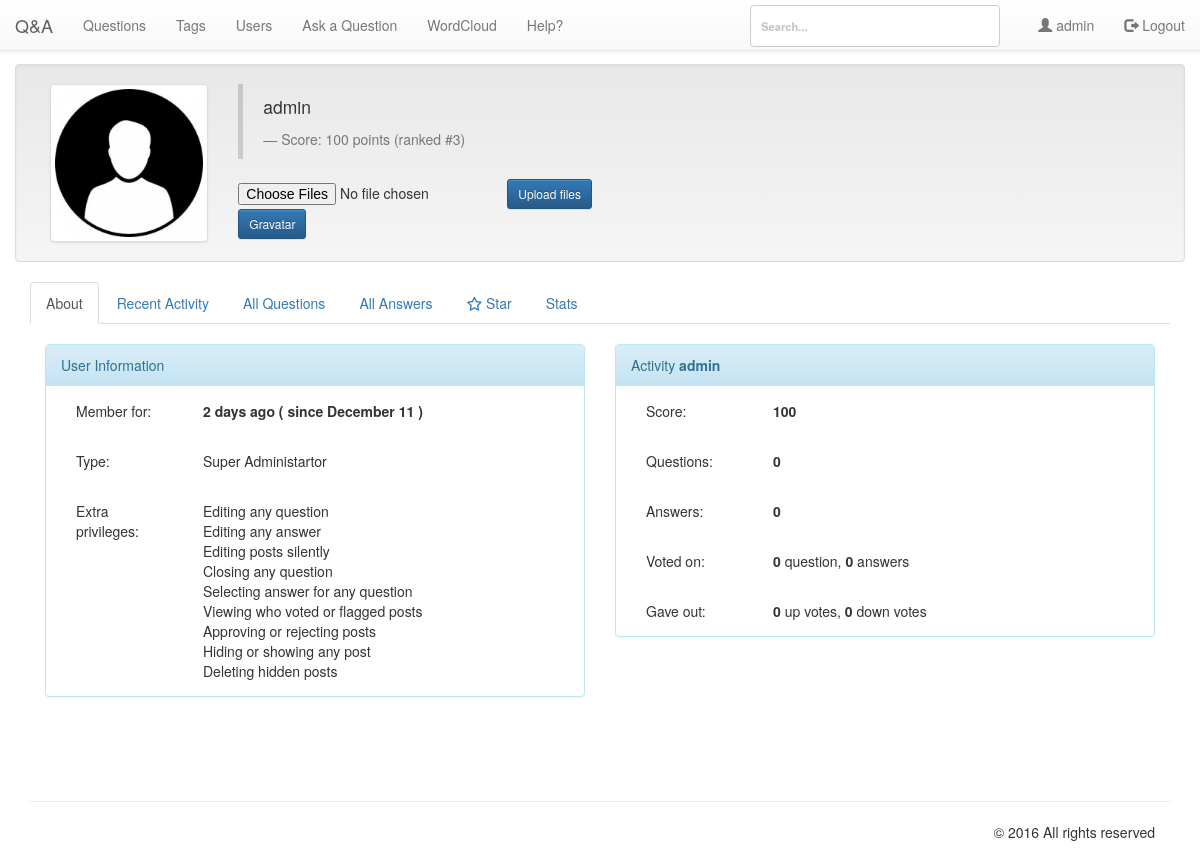
The page /pages/profile.php (signed in) on the database its author committed.
### tables this page shows
CREATE TABLE `qa_users` (
  `userid` int(10) UNSIGNED NOT NULL,
  `created` datetime NOT NULL,
  `email` varchar(80) NOT NULL,
  `handle` varchar(20) NOT NULL,
  `avatarblobid` bigint(20) UNSIGNED DEFAULT NULL,
  `avatarwidth` smallint(5) UNSIGNED DEFAULT NULL,
  `avatarheight` smallint(5) UNSIGNED DEFAULT NULL,
  `passcheck` text,
  `loggedin` datetime NOT NULL
);

CREATE TABLE `qa_blobs` (
  `blobid` bigint(20) UNSIGNED NOT NULL,
  `filename` varchar(255) DEFAULT NULL,
  `userid` int(10) UNSIGNED NOT NULL,
  `gravatar` tinyint(1) NOT NULL,
  `created` datetime DEFAULT NULL
);

CREATE TABLE `qa_userpoints` (
  `userid` int(10) UNSIGNED NOT NULL,
  `points` int(11) NOT NULL DEFAULT '0',
  `qposts` mediumint(9) NOT NULL DEFAULT '0',
  `aposts` mediumint(9) NOT NULL DEFAULT '0',
  `cposts` mediumint(9) NOT NULL DEFAULT '0',
  `aselects` mediumint(9) NOT NULL DEFAULT '0',
  `aselecteds` mediumint(9) NOT NULL DEFAULT '0',
  `qupvotes` mediumint(9) NOT NULL DEFAULT '0',
  `qdownvotes` mediumint(9) NOT NULL DEFAULT '0',
  `aupvotes` mediumint(9) NOT NULL DEFAULT '0',
  `adownvotes` mediumint(9) NOT NULL DEFAULT '0',
  `qvoteds` int(11) NOT NULL DEFAULT '0',
  `avoteds` int(11) NOT NULL DEFAULT '0',
  `upvoteds` int(11) NOT NULL DEFAULT '0',
  `downvoteds` int(11) NOT NULL DEFAULT '0',
  `bonus` int(11) NOT NULL DEFAULT '0'
);

### db/db.php (called while the page is built, shortened)
<?php
class Db {
	protected static $connection;
	public function connect() {
		if(!isset(self::$connection)) {
			self::$connection = new mysqli('localhost','admin','M0n@rch$','cs518');
		}
		return self::$connection;
	}
	public function query($query) {
		$connection = $this -> connect();
		$result = $connection -> query($query);
		return $result;
	}
	public function select($query) {
		$rows = array();
		$result = $this -> query($query);
		while ($row = $result -> fetch_assoc()) {
			$rows[] = $row;
		}
		return $rows;
	}
}

### app/time.php (called while the page is built)
<?php
function time_elapsed_string($datetime, $full = false) {
    $now = new DateTime;
    $ago = new DateTime($datetime);
    $diff = $now->diff($ago);
    $diff->w = floor($diff->d / 7);
    $diff->d -= $diff->w * 7;
    $string = array(
        'y' => 'year',
        'm' => 'month',
        'w' => 'week',
        'd' => 'day',
        'h' => 'hour',
        'i' => 'minute',
        's' => 'second',
    );
    foreach ($string as $k => &$v) {
        if ($diff->$k) {
            $v = $diff->$k . ' ' . $v . ($diff->$k > 1 ? 's' : '');
        } else {
            unset($string[$k]);
        }
    }
    if (!$full) $string = array_slice($string, 0, 1);
    return $string ? implode(', ', $string) . ' ago' : 'just now';
}
?>

### pages/profile.php (the view, shortened to what this page needs)
<?php
include ("header.php");
include ("navbar.php");
include_once $_SERVER['DOCUMENT_ROOT'].'/db/db.php';
include $_SERVER['DOCUMENT_ROOT'].'/app/time.php';
$config["upload_url"] = '/img/uploads/';
$connection = new Db();
$sql = $connection -> select("SELECT `avatarblobid`,`filename`,`qa_users`.`created`, `gravatar` FROM `qa_users` INNER JOIN `qa_blobs` ON `qa_users`.`avatarblobid` = `qa_blobs`.`blobid` WHERE `qa_users`.`userid`=".$_SESSION['userid'].";");
$points = $connection -> select("SELECT * FROM `qa_userpoints` WHERE `userid`=".$_SESSION['userid']." ORDER BY `points` DESC;");
foreach ($points as $key => $value) {
  $totalpoints = $value['points'];
  $qposts = $value['qposts'];
  $aposts = $value['aposts'];
  $qvoteds = $value['qvoteds'];
  $avoteds = $value['avoteds'];
  $upvoteds = $value['upvoteds'];
  $downvoteds = $value['downvoteds'];
}
?>
<div class="container">
  <div class="row">
    <div class="col-md-4 col-md-offset-4">
    </div>
  </div>
    <div class="row clearfix well">
		<div class="col-md-2 column" id="imagediv">
      <?php
        foreach ($sql as $key => $value) {
          $created = $value['created'];
          $gravatar = $value['gravatar'];
          if ($gravatar == 0) {
            echo '<img src="'.$config["upload_url"].$value['filename'].'" class="img-thumbnail" title="'.$_SESSION['name'].'" />';
          } else {
            echo '<img src="'.$value['filename'].'" class="img-thumbnail" title="'.$_SESSION['name'].'" style="width:158px;height:158px;" />';
          }
        }
    ?>
		</div>
		<div class="col-md-5">
			<blockquote>
				<p>
<?php echo $_SESSION['name']; ?>
            </p> <small>Score: 	<?php echo $totalpoints; ?> points (ranked #3)</small>
			</blockquote>
      <form action="../app/process.php" method="post" enctype="multipart/form-data" id="upload_form">
          <div class="form-inline">
   <div class="form-group">
     <input type="file" name="__files[]" multiple>
   </div>
   <input type="submit" class="btn btn-sm btn-primary" name="__submit__" value="Upload files"/>
 </div>
      </form>
      <form action="gravatar.php" method="post" enctype="multipart/form-data" id="gravatar_form">
        <?php if ($gravatar == 0): ?>
          <input type="submit" class="btn btn-sm btn-primary" name="__submit__"/ value="Gravatar">
        <?php else: ?>
          <input type="hidden" name="type" value="reset">
          <input type="submit" class="btn btn-sm btn-danger pull-right" name="__submit__" value="Reset"/>
        <?php endif; ?>
      </form>
		</div>
	</div>
	<div class="row clearfix">
		<div class="col-md-12 column">
			<div class="tabbable" id="tabs-444468">
				<ul class="nav nav-tabs">
					<li class="active">
						<a href="#panel-200304" data-toggle="tab">About</a>
					</li>
					<li>
						<a href="#panel-567647" data-toggle="tab">Recent Activity</a>
					</li>
          <li>
						<a href="#panel-567648" data-toggle="tab">All Questions</a>
					</li>
          <li>
						<a href="#panel-567649" data-toggle="tab">All Answers</a>
					</li>
          <li>
						<a href="#starcloud" data-toggle="tab"><i class="fa fa-star-o" aria-hidden="true"></i> Star</a></a>
					</li>
          <?php
            if ($_SESSION['name'] == 'admin') {?>
              <li>
                <a href="#panel-567650" data-toggle="tab">Stats</a>
              </li>          <?php  }?>
				</ul>
				<div class="tab-content">
					<div class="tab-pane active" id="panel-200304">
            <br/>
						 <div class="row">
                			<div class="col-md-12 column">
                        <div class="col-md-6">
                          <div class="panel panel-info">
                            <div class="panel-heading">User Information</div>
                            <div class="panel-body"><div class="col-md-3">
                              Member for:
                            </div>
                            <div class="col-md-6">
                              <strong><?php
                              $dt = new DateTime($created);
                               $dt->format('F d');
                              echo time_elapsed_string($created)." ( since ".$dt->format('F d')." )"; ?> </strong>
                            </div></div>
                            <div class="panel-body"><div class="col-md-3">
                              Type:
                            </div><div class="col-md-6">
                              <?php
                              $retVal = ($_SESSION['name'] == 'admin') ? "Super Administartor" : "Registered user" ;
                              echo $retVal;
                              ?>
                            </div>
                          </div><?php if ($_SESSION['name'] == 'admin') { ?>
                            <div class="panel-body"><div class="col-md-3">
                              Extra privileges:
                            </div><div class="col-md-6">
                              Editing any question<br />
Editing any answer<br />
Editing posts silently<br />
Closing any question<br />
Selecting answer for any question<br />
Viewing who voted or flagged posts<br />
Approving or rejecting posts<br />
Hiding or showing any post<br />
Deleting hidden posts<br />
                            </div>
                          </div><?php  } ?>
                          </div>
                        </div>
                        <div class="col-md-6">
                          <div class="panel panel-info">
                               <div class="panel-heading">Activity <strong><?php echo $_SESSION['name'];?></strong></div>
                               <div class="panel-body"><div class="col-md-3">
                                 Score:
                               </div>
                               <div class="col-md-6">
                                 <strong><?php echo $totalpoints; ?>  </strong>
                               </div>
                             </div>
                             <div class="panel-body"><div class="col-md-3">
                               Questions:
                             </div>
                             <div class="col-md-6">
                               <strong><?php echo $qposts; ?>  </strong>
                             </div>
                           </div>
                           <div class="panel-body"><div class="col-md-3">
                             Answers:
                           </div>
                           <div class="col-md-6">
                             <strong><?php echo $aposts; ?> </strong>
                           </div>
                         </div>
                         <div class="panel-body"><div class="col-md-3">
                            Voted on:
                         </div>
                         <div class="col-md-6">
                           <strong><?php echo $qvoteds; ?> </strong> question, <strong> <?php echo $avoteds; ?></strong> answers
                         </div>
                       </div>
                       <div class="panel-body"><div class="col-md-3">
                         Gave out:
                       </div>
                       <div class="col-md-6">
                         <strong><?php echo $upvoteds; ?> </strong> up votes, <strong> <?php echo $downvoteds; ?></strong> down votes
                       </div>
                     </div>
                             </div>
                        </div>
            				</div>
            			</div>
					</div>
				</div>
			</div>
		</div>
	</div>
</div>
<?php
include 'footer.php';
 ?>

### pages/header.php (shortened to what this page needs)
<!DOCTYPE html>
<html lang="en">
  <head>
    <link rel="stylesheet" href="/css/style.css">
    <link rel="stylesheet" type="text/css" href="/css/demo.css" />
    <link rel="stylesheet" type="text/css" href="/css/component.css" />
    <link href="/css/tag-basic-style.css" rel="stylesheet">
<link rel="stylesheet" href="https://maxcdn.bootstrapcdn.com/bootstrap/3.3.7/css/bootstrap.min.css">
<link rel="stylesheet" href="https://maxcdn.bootstrapcdn.com/bootstrap/3.3.7/css/bootstrap-theme.min.css">
  </head>
  <body>

### pages/navbar.php (shortened to what this page needs)
<nav class="navbar navbar-default navbar-fixed-top">
  <div class="container-fluid">
    <div class="navbar-header">
      <a class="navbar-brand" href="/index.php">Q&A</a>
    </div>
    <div class="collapse navbar-collapse" id="bs-example-navbar-collapse-1">
      <ul class="nav navbar-nav">
        <li><a href="/pages/questions.php">Questions </a></li>
        <li><a href="/pages/tags.php">Tags</a></li>
        <li><a href="/pages/users.php">Users</a></li>
        <li><a href="/pages/ask.php">Ask a Question</a></li>
        <li><a href="/pages/words.php">WordCloud</a></li>
        <li><a data-toggle="modal" data-target=".firstModal">Help?</a></li>
      </ul>
      <?php
      if (empty($_SESSION['name'])){
    echo  '<ul class="nav navbar-nav navbar-right">
        <li><a href="/pages/login.php"><i class="fa fa-user" aria-hidden="true"></i>
 Login</a></li>
      </ul>';
    }
    else {
      echo '<ul class="nav navbar-nav navbar-right">
          <li><a href="/pages/profile.php"><span class="glyphicon glyphicon-user"></span> '.stripslashes($_SESSION['name']).'</a></li>
             <li><a href="/pages/logout.php"><span class="glyphicon glyphicon-log-out"></span> Logout</a></li>
           </ul>';
    }
    ?>
    <div id="morphsearch" class="morphsearch">
				<form class="morphsearch-form" action="/pages/search.php" method="post">
					<input class="morphsearch-input" type="search" name="searchall" id="searchall" onKeyUp="showHint(this.value)" placeholder="Search..."/>
				</form>
			</div>
    </div>
  </div>
</nav>

### pages/footer.php (shortened to what this page needs)
<div class="container">
  <div class="row">
    <div class="col-lg-12">
    </div>
  </div>
  <hr>
  <div class="row">
    <div class="col-lg-12">
      <div class="col-md-8">
      </div>
      <div class="col-md-4">
        <p class="muted pull-right">&copy; 2016 All rights reserved</p>
      </div>
    </div>
  </div>
</div>
</body>
</html>

### css/style.css (style rules this page uses)
div.container a { text-decoration: none; }
div.container { margin-top: 4.5em !important; }

### css/demo.css (style rules this page uses)
*, *:after, *:before { -webkit-box-sizing: border-box; box-sizing: border-box; }
.clearfix:before, .clearfix:after { content: ''; display: table; }
.clearfix:after { clear: both; }
body { background: #c1c1c1 url(../img/unsplash.jpg) no-repeat center bottom; color: #fff; font-size: 1em; font-family: 'Raleway', Arial, sans-serif; min-height: 500px; }
a { color: #fff; text-decoration: none; outline: none; }

### css/component.css (style rules this page uses)
html, body { height: 100%; }
body { overflow-x: hidden; overflow-y: scroll; }
.morphsearch { width: 250px; min-height: 34px; background: white; position: absolute; border-radius: 4px; border: 1px solid #ccc; color: #555; z-index: 10000; top: 5px; right: 200px; -webkit-transform-origin: 100% 0; transform-origin: 100% 0; -webkit-transition-property: min-height, width, top, right; transition-property: min-height, width, top, right; -webkit-transition-duration: 0.5s; transition-duration: 0.5s; -webkit-transition-timing-function: cubic-bezier(0.7,0,0.3,1); transition-timing-function: cubic-bezier(0.7,0,0.3,1); }
.morphsearch-form { width: 100%; height: 40px; margin: 0 auto; position: relative; -webkit-transition-property: width, height, -webkit-transform; transition-property: width, height, transform; -webkit-transition-duration: 0.5s; transition-duration: 0.5s; -webkit-transition-timing-function: cubic-bezier(0.7,0,0.3,1); transition-timing-function: cubic-bezier(0.7,0,0.3,1); }
.morphsearch-input { width: 100%; height: 100%; padding: 0 10% 0 10px; font-weight: 700; border: none; background: transparent; font-size: 0.8em; color: #ec5a62; -webkit-transition: font-size 0.5s cubic-bezier(0.7,0,0.3,1); transition: font-size 0.5s cubic-bezier(0.7,0,0.3,1); }
input[type="search"] { -webkit-box-sizing: border-box; box-sizing: border-box; }

### rows shown on the page
qa_users: qa_blobs.filename (picture), created "2 days ago", created "December 11"
qa_userpoints: points "100", qposts "0", aposts "0", qvoteds "0", avoteds "0", upvoteds "0", downvoteds "0"

### other values the page prints
$_SESSION['name'] "admin"
$retVal "Super Administartor"
